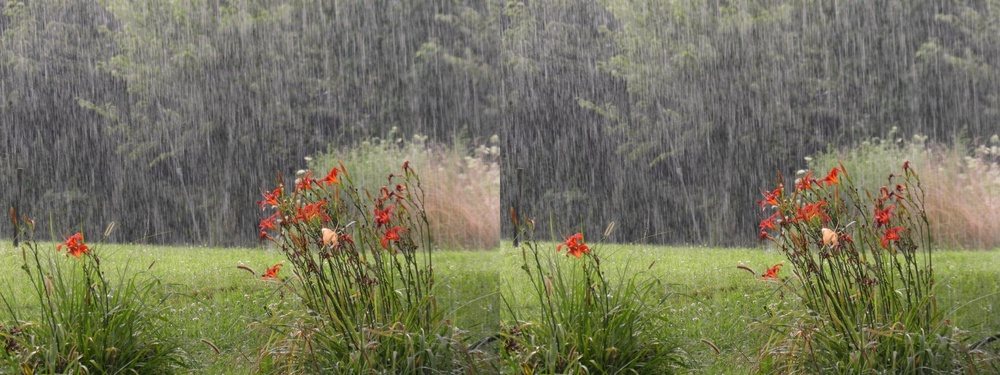
#> input picture images/test_nature/35.jpg, 1000 x 375 px, shrunk from 2504 x 939 before the run, found by its file name
$ python filter.py
#> lines starting #> are read from the running program, lines starting #| are printed output that depends on the picture
import numpy as np
import cv2
import matplotlib
from matplotlib import pyplot as plt


def high_frequency(img):

	dft = cv2.dft(np.float32(img),flags = cv2.DFT_COMPLEX_OUTPUT)
	dft_shift = np.fft.fftshift(dft)

	magnitude_spectrum = 20*np.log(cv2.magnitude(dft_shift[:,:,0],dft_shift[:,:,1]))

	plt.subplot(121),plt.imshow(img, cmap = 'gray')
	plt.title('Input Image'), plt.xticks([]), plt.yticks([])
	plt.subplot(122),plt.imshow(magnitude_spectrum, cmap = 'gray')
	plt.title('Magnitude Spectrum'), plt.xticks([]), plt.yticks([])
	#plt.show()

	rows, cols = img.shape
	crow,ccol = int(rows/2) , int(cols/2)

	# create a mask first, center square is 1, remaining all zeros
	mask = np.ones((rows,cols,2),np.uint8)
	mask[crow-30:crow+30, ccol-30:ccol+30] = 0

	# apply mask and inverse DFT
	fshift = dft_shift*mask
	f_ishift = np.fft.ifftshift(fshift)
	img_back = cv2.idft(f_ishift)
	img_back = cv2.magnitude(img_back[:,:,0],img_back[:,:,1])

	plt.subplot(121),plt.imshow(img, cmap = 'gray')
	plt.title('Input Image'), plt.xticks([]), plt.yticks([])
	plt.subplot(122),plt.imshow(img_back, cmap = 'gray')
	plt.title('Frequency Component'), plt.xticks([]), plt.yticks([])
	plt.show()
def low_frequency(img):

	dft = cv2.dft(np.float32(img),flags = cv2.DFT_COMPLEX_OUTPUT)
	dft_shift = np.fft.fftshift(dft)

	magnitude_spectrum = 20*np.log(cv2.magnitude(dft_shift[:,:,0],dft_shift[:,:,1]))

	# [5 lines of commented-out code are left out]

	rows, cols = img.shape
	crow,ccol = int(rows/2) , int(cols/2)

	# create a mask first, center square is 1, remaining all zeros
	mask = np.zeros((rows,cols,2),np.uint8)
	mask[crow-30:crow+30, ccol-30:ccol+30] = 1

	# apply mask and inverse DFT
	fshift = dft_shift*mask
	f_ishift = np.fft.ifftshift(fshift)
	img_back = cv2.idft(f_ishift)
	img_back = cv2.magnitude(img_back[:,:,0],img_back[:,:,1])

	plt.subplot(121),plt.imshow(img, cmap = 'gray')
	plt.title('Input Image'), plt.xticks([]), plt.yticks([])
	plt.subplot(122),plt.imshow(img_back, cmap = 'gray')
	plt.title('Magnitude Spectrum'), plt.xticks([]), plt.yticks([])
	plt.show()

img = cv2.imread('35.jpg',0)
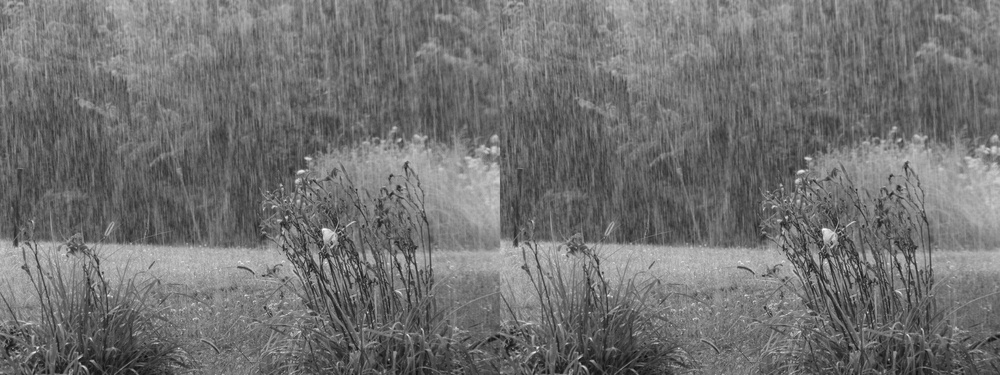
#> img: shape (375, 1000); min 10, max 255, mean 113.4
high_frequency(img);
#> in high_frequency, `magnitude_spectrum = 20*np.log(cv2.magnitude(dft_shift[:,:,0],dft_shif..`:
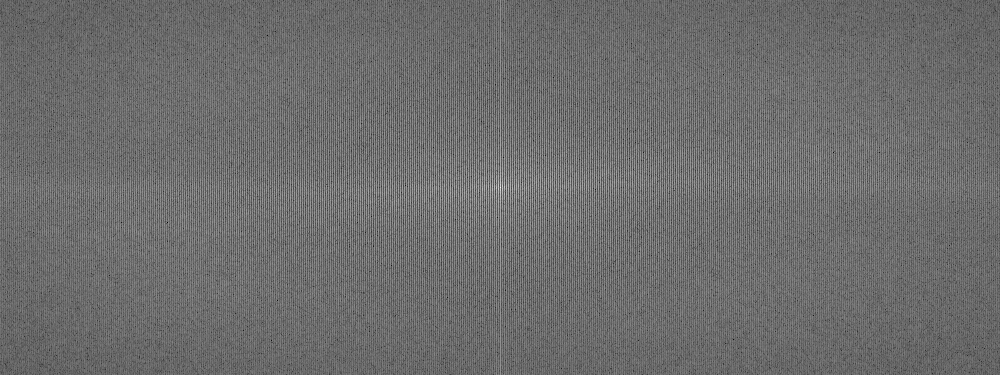
#> magnitude_spectrum: shape (375, 1000) float32; min 6.12, max 351.3, mean 154; drawn with min black and max white
#> in high_frequency, `img_back = cv2.magnitude(img_back[:,:,0],img_back[:,:,1])`:
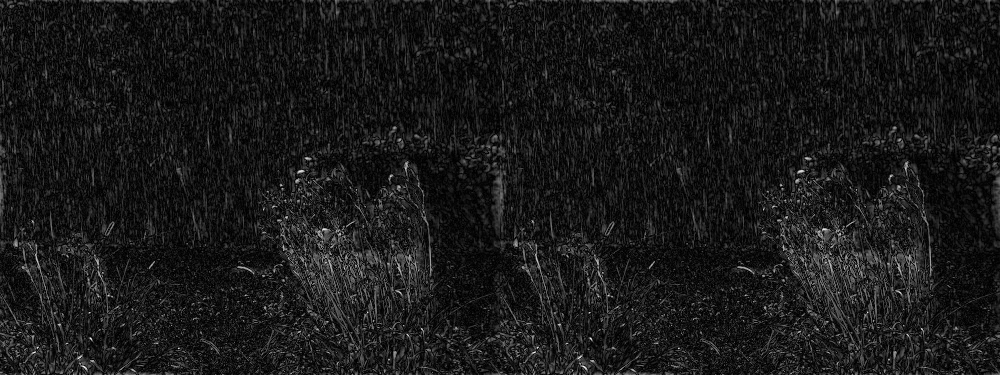
#> img_back: shape (375, 1000) float32; min 3246.4, max 49343584, mean 4982674; drawn with min black and max white
#> in high_frequency, `plt.show()`:
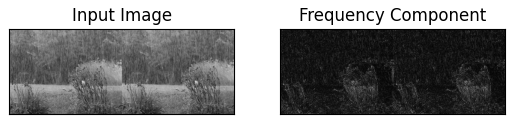
#> figure drawn by matplotlib, 2 panels
low_frequency(img);
#> in low_frequency, `img_back = cv2.magnitude(img_back[:,:,0],img_back[:,:,1])`:
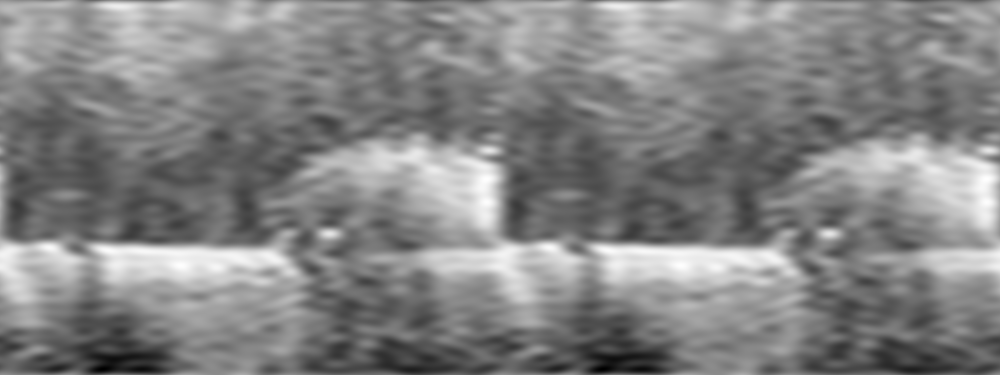
#> img_back: shape (375, 1000) float32; min 12241205, max 70674888, mean 42512620; drawn with min black and max white

$ run again, with images/test_nature/15.jpg copied over images/test_nature/35.jpg
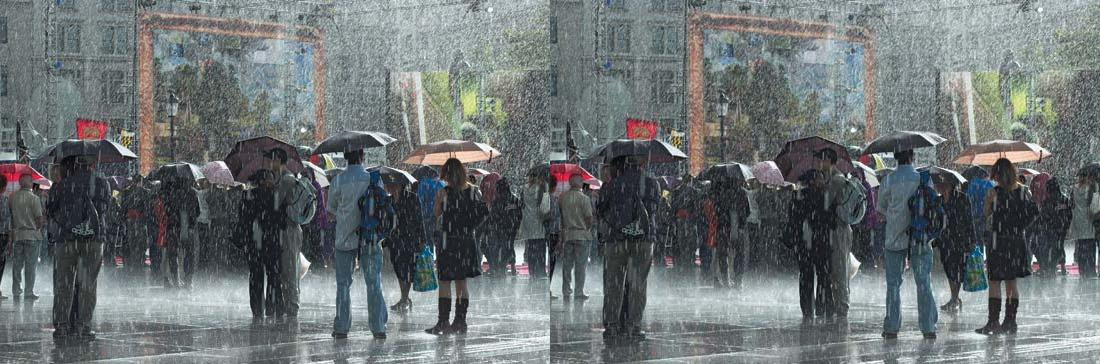
#> input picture images/test_nature/15.jpg, 1100 x 364 px, found by its file name
#> in high_frequency, `magnitude_spectrum = 20*np.log(cv2.magnitude(dft_shift[:,:,0],dft_shif..`:
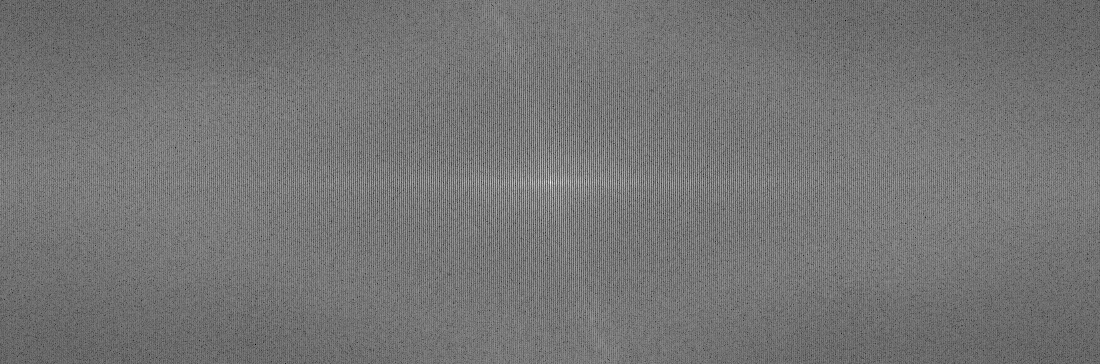
#> magnitude_spectrum: shape (364, 1100) float32; min 5.53, max 352.3, mean 164.7; drawn with min black and max white
#> in low_frequency, `img_back = cv2.magnitude(img_back[:,:,0],img_back[:,:,1])`:
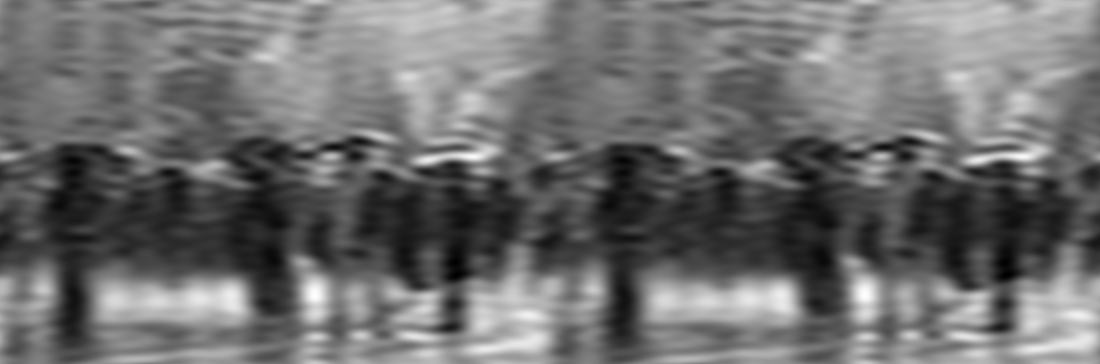
#> img_back: shape (364, 1100) float32; min 5232933.5, max 96243888, mean 44752408; drawn with min black and max white
